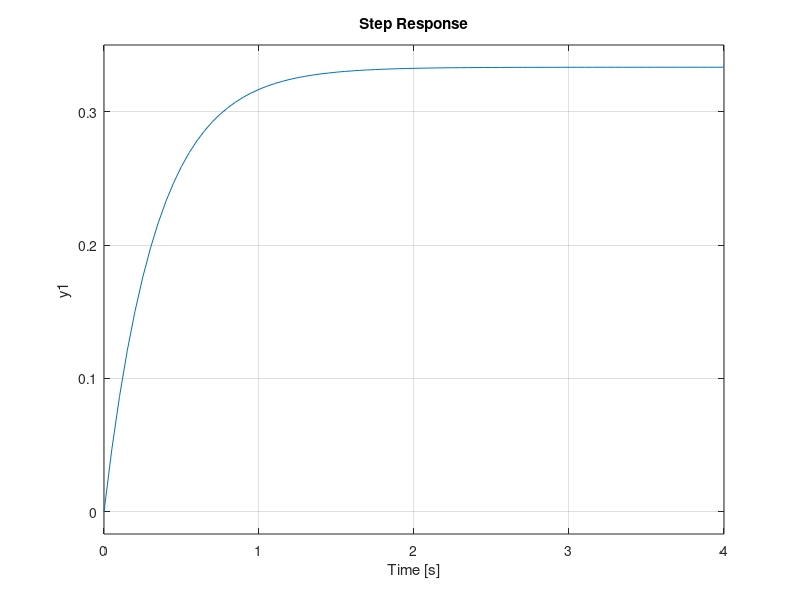

Here is the MATLAB script that generated this plot:
clc; clear;
b=[1];
a=[1 3];
sys=tf(b,a);
subplot(1,2,1);
impulse(sys,[-1:0.05:4]);
subplot(1,2,2);
step(sys,[-1:0.05:4]);

